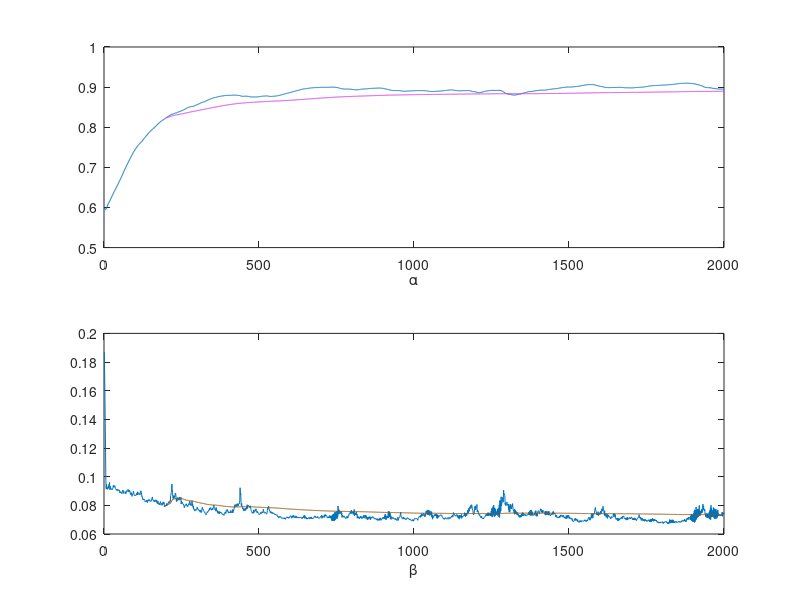

Reproduce this figure in MATLAB.
%% Loading dataset.
clear
clc
% Adding plotting paths for myaa
addpath('C:\Users\zigg\Dropbox\Matlab\myaa')
addpath('M:\Dropbox\Matlab\myaa')
addpath('/mn/felt/u9/sigve/Dropbox/Matlab/myaa')
%%
% Importing data
imported_data = importdata('VMC_SGD.dat'); 

thermal = 200;
alpha = imported_data(:,1);
beta = imported_data(:,2);

subplot(2,1,1); 
plot(alpha);
xlabel('\alpha');
hold on

cumAlpha = zeros(length(alpha),1);
for i=1:length(alpha)
   cumAlpha(i) = sum(alpha(thermal:i))/length(alpha(thermal:i));
end

plot(cumAlpha, 'color', [rand rand rand])
hold off
   
subplot(2,1,2);
plot(beta);
xlabel('\beta');

hold on
cumBeta= zeros(length(beta),1);
for i=1:length(beta)
   cumBeta(i) = sum(beta(thermal:i))/length(beta(thermal:i));
end

plot(cumBeta, 'color', [rand rand rand])
hold off
   
a = sum(alpha(thermal:length(alpha)))/length(thermal:length(alpha))
b = sum(beta(thermal:length(beta)))/length(thermal:length(beta))